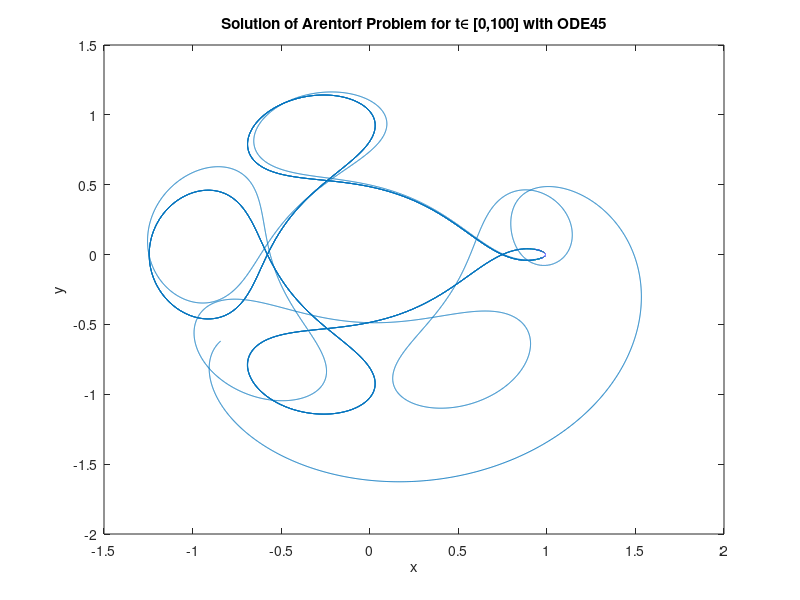

Write the MATLAB code that produced this figure. (Note: this script raises an error after producing the figure.)
function problem2
close all;
tmax = 100;
tspan = [0 tmax];
y_0 = [0.994; 0; 0; -2.00158510637908252240537862224;];
options = odeset('RelTol',1e-12,'AbsTol',1e-12);
T = zeros(3,1);
tic 
[~,y] = ode45(@AO,tspan,y_0,options);
T(1) = toc;
figure;
plot(y(:,1),y(:,2))
title('Solution of Arentorf Problem for t\in [0,100] with ODE45');
xlabel('x');
ylabel('y');
tic 
[~,y] = ode78(@AO,tspan,y_0,options);
T(2) = toc;
figure;
plot(y(:,1),y(:,2))
title('Solution of Arentorf Problem for t\in [0,100] with ODE78');
xlabel('x');
ylabel('y');
tic 
[~,y] = ode89(@AO,tspan,y_0,options);
T(3) = toc;
figure;
plot(y(:,1),y(:,2))
title('Solution of Arentorf Problem for t\in [0,100] with ODE89');
xlabel('x');
ylabel('y');
figure;
bar(["ode45" "ode78" "ode89"],T)
title('CPU time for various ODE method');

    function dydt = AO(t,y)
        dydt = zeros(4,1);
        mu = 0.012277471;       
        r1 = ((y(1)+mu)^2+y(2)^2)^0.5;
        r2 = ((y(1)-1+mu)^2+y(2)^2)^0.5;
        dydt(1) = y(3);
        dydt(2) = y(4);
        dydt(3) = y(1)+2*y(4)-(1-mu)*(y(1)+mu)/r1^3-mu*(y(1)-1+mu)/r2^3;
        dydt(4) = y(2)-2*y(3)-(1-mu)*y(2)/r1^3-mu*y(2)/r2^3;    
    end

end